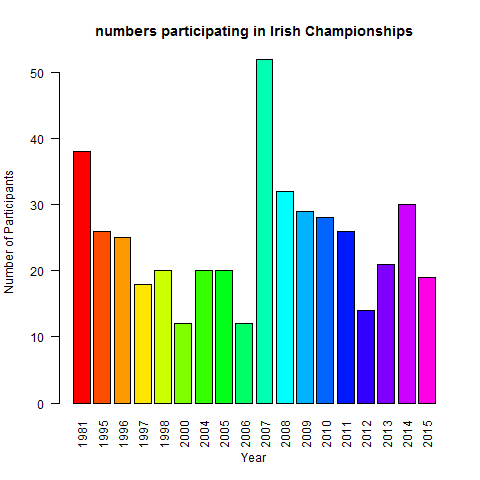

Generate this figure with R:
data <- read.csv("./irish_champs.csv", header= TRUE, stringsAsFactors=FALSE)
numbers_taking_part <-table(data$Year)
png (filename= "numbers_participating.png", width=480, height=480, bg="white")
barplot (numbers_taking_part, col=rainbow(20), main= "numbers participating in Irish Championships", 
         xlab= "Year", ylab= "Number of Participants", las=2)
dev.off()